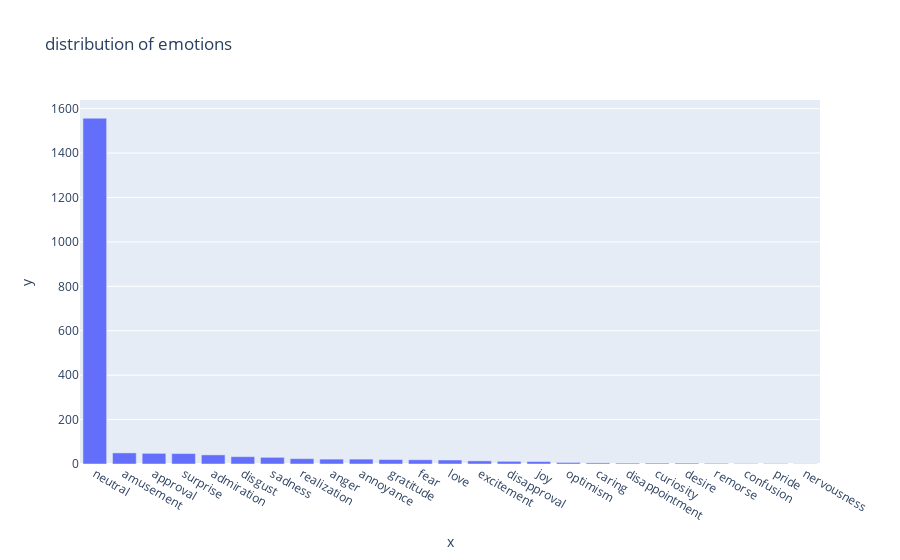

The code cell stored with this chart in its notebook:
### Code cell
fig = px.bar( x=freq['unique_values'], y=freq['counts'], title='distribution of emotions') 
fig.show()

### Figure 1 — Plotly figure (JSON) as saved in the notebook; plotly's stock layout.template omitted (floating-point values rounded to 4 significant figures)
{"data": [{"alignmentgroup": "True", "hovertemplate": "x=%{x}<br>y=%{y}<extra></extra>", "legendgroup": "", "marker": {"color": "#636efa", "pattern": {"shape": ""}}, "name": "", "offsetgroup": "", "orientation": "v", "showlegend": false, "textposition": "auto", "type": "bar", "x": ["neutral", "amusement", "approval", "surprise", "admiration", "disgust", "sadness", "realization", "anger", "annoyance", "gratitude", "fear", "love", "excitement", "disapproval", "joy", "optimism", "caring", "disappointment", "curiosity", "desire", "remorse", "confusion", "pride", "nervousness"], "xaxis": "x", "y": [1557, 50, 48, 47, 41, 33, 30, 24, 22, 22, 20, 19, 18, 14, 12, 11, 7, 5, 4, 4, 4, 3, 2, 2, 1], "yaxis": "y"}], "layout": {"barmode": "relative", "legend": {"tracegroupgap": 0}, "title": {"text": "distribution of emotions"}, "xaxis": {"anchor": "y", "domain": [0, 1], "title": {"text": "x"}}, "yaxis": {"anchor": "x", "domain": [0, 1], "title": {"text": "y"}}}}
